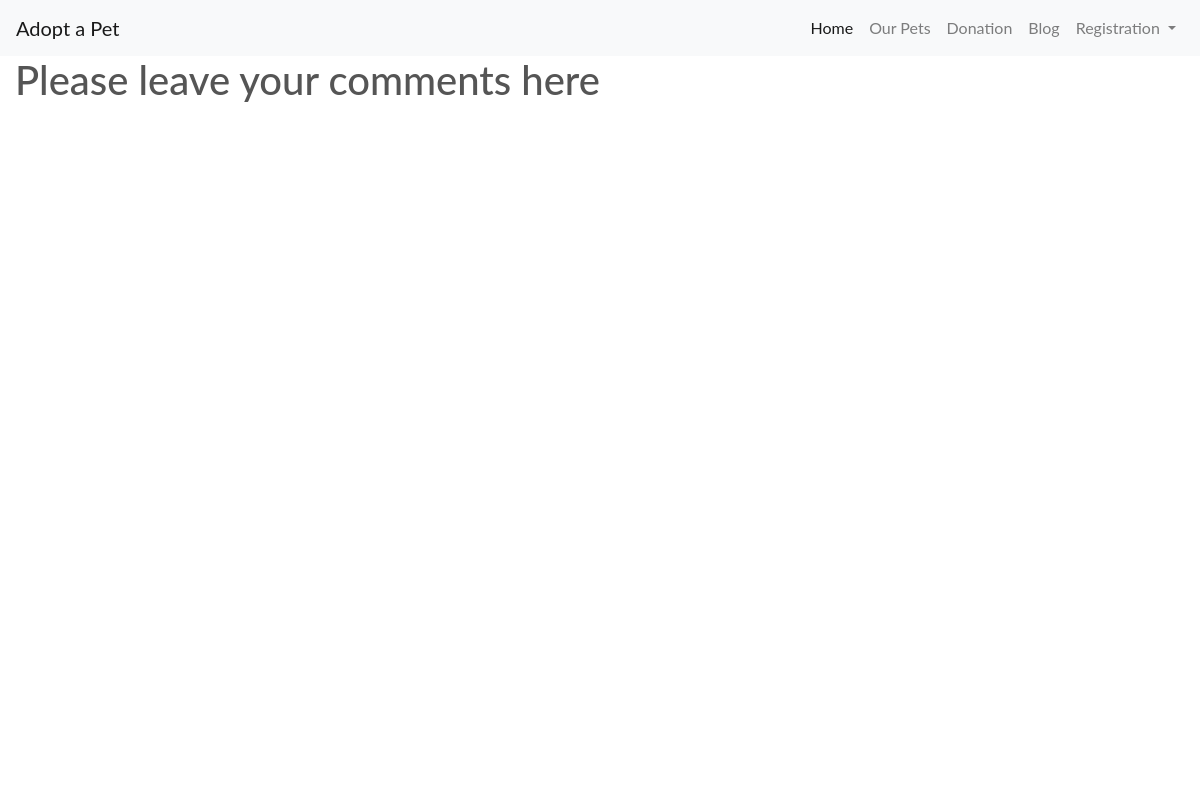
Page /blog/ on the earlier database version.
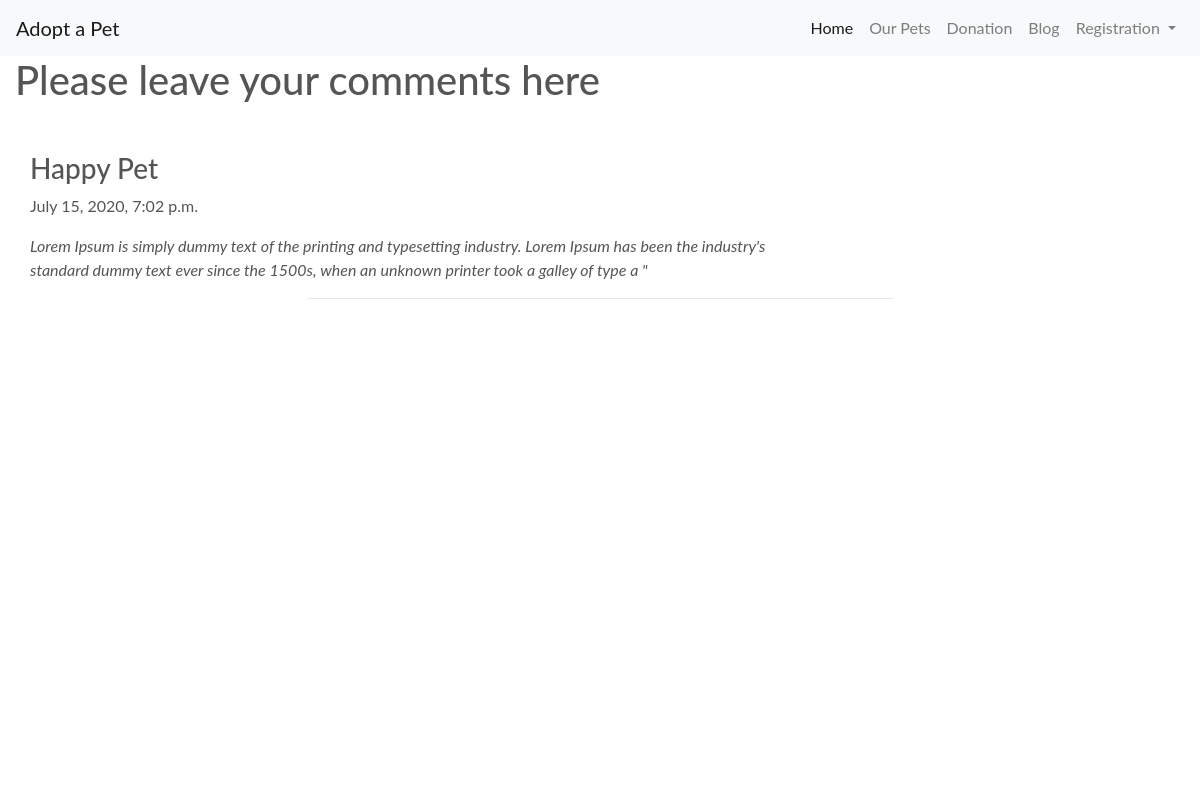
Same page on the later database version.
### blog/models.py (models this page shows, shortened)
class Comment(models.Model):
    date = models.DateTimeField(auto_now_add=True)
    title = models.CharField(max_length=100)
    body = models.TextField(max_length=200)

### blog/views.py (the view)
# urls.py: path('', views.comments, name="comments"),
def comments(request):
    comments = Comment.objects.all()
    context={
        'comments':comments
    }
    return render(request, 'blog/blog.html', context)

### blog/templates/blog/blog.html
{% extends 'base.html'%}
{% block content%}
<div class="overlay"></div>
<div class="container-fluid">
<h1>Please leave your comments here</h1>
    {% for comment in comments %}
        <div class="mt-5 col-md-8">
            <h3 style="font-color:black"> {{ comment.title}}</h3>
            <p> {{ comment.date}}</p>
            <p style="font-style:italic"> {{ comment.body}} "</p>
        </div>
         <hr class="w-50 mb-1">
    {%endfor%}
</div>
{% endblock %}

### templates/base.html (shortened to what this page needs)
{% load static %}
<!doctype html>
<html lang="en">
  <head>
    {% block corecss %}
    <link rel="stylesheet" href="https://stackpath.bootstrapcdn.com/bootstrap/4.5.0/css/bootstrap.min.css">
    <link rel="stylesheet" href="{% static 'css/base.css' %}">
    {% endblock %}
  </head>
  <body>
  <header>
  <nav class="navbar navbar-expand-lg navbar-light bg-light">
  <a class="navbar-brand" href="{% url 'home' %}">Adopt a Pet</a>
  <div class="collapse navbar-collapse justify-content-end" id="navbarNavDropdown">
    <ul class="navbar-nav">
      <li class="nav-item active">
        <a class="nav-link" href=" {% url 'home' %}">Home <span class="sr-only">(current)</span></a>
      </li>
      <li class="nav-item">
        <a class="nav-link" href="{% url 'pets' %}">Our Pets</a>
      </li>
      <li class="nav-item">
        <a class="nav-link" href="{% url 'donation' %}">Donation</a>
      </li>
      <li class="nav-item">
        <a class="nav-link" href="{% url 'comments' %}">Blog</a>
      </li>
      <li class="nav-item dropdown">
        <a class="nav-link dropdown-toggle" href="#" id="navbarDropdownMenuLink" role="button" data-toggle="dropdown" aria-haspopup="true" aria-expanded="false">
          Registration
        </a>
      </li>
    </ul>
  </div>
</nav>
  </header>
    {% block content %}
    {% endblock %}
  </body>
</html>

### static/css/base.css (style rules this page uses)
html { height: 100%; }
body { background: url('/media/background2.jpg') no-repeat center center fixed; background-size: cover; height: calc(100vh - 164px); color: #555; font-family: 'Lato'; }
.overlay { height: 100%; width: 100%; top: 0; left: 0; position: fixed; background: white; z-index: -1; }

Differences in the rows shown:
added Comment: title "Happy Pet", date "July 15, 2020, 7:02 p.m.", body "Lorem Ipsum is simply dummy text of the printing and typesetting industry. Lorem Ipsum has been the industry's standard dummy text ever since the 1500s, when an unknown printer took a galley of type a"
